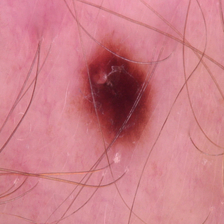
#> input picture dataset - Copy/benign/b1065.jpg, 224 x 224 px
$ python -i mole_isolation.py   (imports and definitions only)
#> lines starting #> are read from the running program, lines starting #| are printed output that depends on the picture; after the words box and inside, x2 and y2 are one past the last pixel; in counts of white or black regions, pixels touching at a corner belong together
#> further down, picture is the input picture: shape (224, 224, 3); mean B, G, R 135.7, 125.9, 204.1
import cv2
import numpy as np
from PIL import Image
import matplotlib.pyplot as plt

def isolate(loaded_image):
    cv2.imshow("Original image", loaded_image)
    gray =cv2.cvtColor(loaded_image, cv2.COLOR_BGR2GRAY)
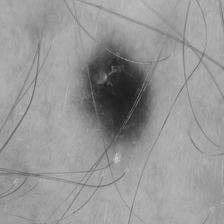
#> gray: shape (224, 224); min 30, max 197, mean 150.4
    blurred = cv2.GaussianBlur(gray, (7,7), 0)
    (T, threshInv) = cv2.threshold(blurred, 0, 255, cv2.THRESH_BINARY_INV | cv2.THRESH_OTSU)
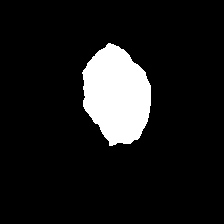
#> threshInv: shape (224, 224); 10.2% white; 1 white region, box (x1, y1, x2, y2) and area: (82, 43, 151, 146) 5141
#> T = 114
    cv2.imshow("Threshold", threshInv)
    print("Otsu's thresholding value: {}".format(T))
#| Otsu's thresholding value: 114.0
    cv2.imshow("Gray", gray)
    plot_otsu_histogram(gray, T)
#> in plot_otsu_histogram, `plt.show()`:
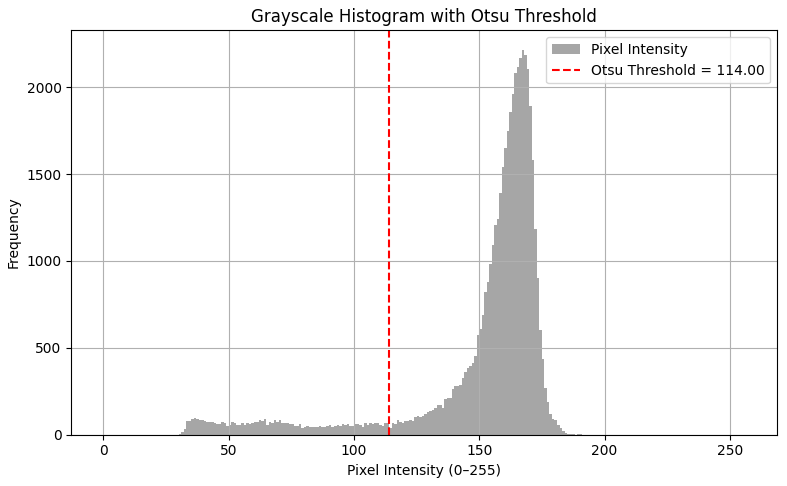
#> figure drawn by matplotlib, 1 panel; tallest bar 2216 high, from x = 167 to 168

    kernel = np.ones((7, 7), np.uint8)
    mole_mask = cv2.morphologyEx(threshInv, cv2.MORPH_CLOSE, kernel)
#> mole_mask: shape (224, 224); 10.3% white; 1 white region
    contours, _ = cv2.findContours(mole_mask, cv2.RETR_LIST, cv2.CHAIN_APPROX_SIMPLE)
#> contours = 1 contour; box (x1, y1, x2, y2) and area: (82, 43, 151, 146) 5032

    if not contours:
        print("No contours found!")
        return loaded_image, mole_mask

    max_contour = max(contours, key=cv2.contourArea)
#> max_contour = contour of 111 points, box (x1, y1, x2, y2) (82, 43, 151, 146), area 5032

    # [6 lines of commented-out code are left out]

    rect = cv2.minAreaRect(max_contour)
#> rect = ((117.4, 94.5), (70.97, 95.57), -34.44)
    box = cv2.boxPoints(rect)
#> box = [[115.2, 154], [61.11, 75.16], [119.6, 35.02], [173.7, 113.8]]
    box = np.int32(box)
#> box = [[115, 153], [61, 75], [119, 35], [173, 113]]
    (center_x, center_y), (width, height), angle = rect
#> center_x = 117.4; center_y = 94.5; width = 70.97; height = 95.57; angle = -34.44
    print(f"Bounding Box Size: width={width:.2f}, height={height:.2f}")
#| Bounding Box Size: width=70.97, height=95.57
    print(f"Bounding Box Center: x={center_x:.2f}, y={center_y:.2f}")
#| Bounding Box Center: x=117.40, y=94.50
    print(f"Rotation Angle: {angle:.2f} degrees")
#| Rotation Angle: -34.44 degrees

    # For later work
    #area = cv2.contourArea(max_contour)

    contour_image = np.zeros_like(mole_mask)
    cv2.drawContours(contour_image, [max_contour], 0, color=255, thickness=1)
#> contour_image: shape (224, 224); 0.48% white in thin lines or dots, all inside (x1, y1, x2, y2) = (82, 43, 151, 146)
    cv2.imshow("Max Contour", contour_image)

    # Black canvas used for drawing the largest contour and filling the region inside
    # New mask is being created to ensure that only mole will be isolated
    cleaned_mask = np.zeros_like(mole_mask)
    cv2.drawContours(cleaned_mask, [max_contour], 0, color=255, thickness=-1)
    cv2.imshow("Cleaned mask", cleaned_mask)

    # Apply the mask to isolate mole
    masked = cv2.bitwise_and(loaded_image, loaded_image, mask=cleaned_mask)
    cv2.imshow("Output", masked)

    print(type(masked))
#| <class 'numpy.ndarray'>
    print(type(cleaned_mask))
#| <class 'numpy.ndarray'>

    #Rotated mask
    pil_mask = Image.fromarray(cleaned_mask)
    rotated_mole_mask = pil_mask.rotate(angle, expand=False)
#> rotated_mole_mask: PIL image 224x224 L; 10.3% white; 1 white region, box (x1, y1, x2, y2) and area: (91, 53, 162, 150) 5153
    rotated_mole_mask = np.array(rotated_mole_mask)
    cv2.imshow("Rotated mask", rotated_mole_mask)

    #Rotated isolated mole
    pil_masked = Image.fromarray(masked)
    rotated_mole_masked = pil_masked.rotate(angle, expand=False)
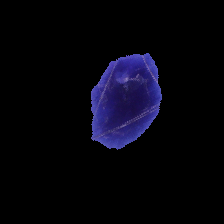
#> rotated_mole_masked: PIL image 224x224 RGB; mean R, G, B 5.3, 4.6, 13
    rotated_mole_masked = np.array(rotated_mole_masked)
    cv2.imshow("Output rotated", rotated_mole_masked)

    cv2.drawContours(masked, [box], 0, color = (0, 0, 255), thickness = 1)
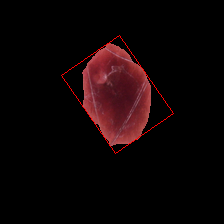
#> masked: shape (224, 224, 3); mean B, G, R 5.2, 4.5, 14.3
    cv2.circle(masked, (int(center_x), int(center_y)), 4, color = (0, 0, 255), thickness = -1)
#> masked: shape (224, 224, 3); 0.1% of pixels changed, all inside (x1, y1, x2, y2) = (113, 90, 122, 99)
    cv2.imshow("Isolated Mole with, red center of rectangle and rectangle", masked)
    center = (int(center_x), int(center_y))  #from minAreaRect
#> center = (117, 94)
    width = int(width)
#> width = 70
    height = int(height)
#> height = 95

    cropped_mole = crop_centered(rotated_mole_masked, center, width, height)
    cv2.imshow("Cropped Mole", cropped_mole)

    cropped_mask = crop_centered(rotated_mole_mask, center, width, height)
    cv2.imshow("Cropped Mole Maks", cropped_mask)
    cv2.waitKey(0)
    return cropped_mole, cropped_mask


def plot_otsu_histogram(gray_image, threshold_value):
    plt.figure(figsize=(8, 5))
    plt.hist(gray_image.ravel(), bins=256, range=(0, 256), color='gray', alpha=0.7, label='Pixel Intensity')
    plt.axvline(x=threshold_value, color='red', linestyle='--', label=f'Otsu Threshold = {threshold_value:.2f}')
    plt.title('Grayscale Histogram with Otsu Threshold')
    plt.xlabel('Pixel Intensity (0–255)')
    plt.ylabel('Frequency')
    plt.legend()
    plt.grid(True)
    plt.tight_layout()
    plt.show()

def crop_centered(matrix, center, width, height):
#> called with center = (117, 94), width = 70, height = 95
    cx, cy = center
#> cx = 117; cy = 94
    start_x = cx - width // 2
#> start_x = 82
    start_y = cy - height // 2
#> start_y = 47

    # To ensure the crop stays inside the image
    start_x = max(0, start_x)
    start_y = max(0, start_y)
    end_x = min(matrix.shape[1], start_x + width)
#> end_x = 152
    end_y = min(matrix.shape[0], start_y + height)
#> end_y = 142

    cropped = matrix[start_y:end_y, start_x:end_x]
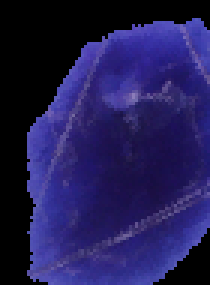
#> cropped: shape (95, 70, 3) (shown 3 times larger); mean R, G, B 34.3, 29, 84.9
    return cropped

>>> import cv2
>>> picture = cv2.imread('dataset - Copy/benign/b1065.jpg')
>>> result = isolate(picture)
#> call 2 of crop_centered, with center = (117, 94), width = 70, height = 95
#> in crop_centered (call 2), `cropped = matrix[start_y:end_y, start_x:end_x]`:
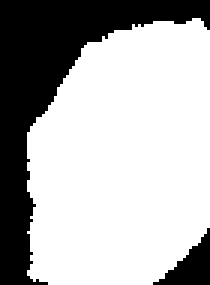
#> cropped: shape (95, 70) (shown 3 times larger); 69.2% white; 2 black regions, box (x1, y1, x2, y2) and area: (0, 0, 70, 95) 1883, (51, 76, 70, 95) 165

$ run again, on dataset - Copy/benign/b11.jpg
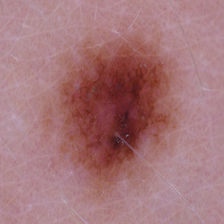
#> input picture dataset - Copy/benign/b11.jpg, 224 x 224 px
#> picture is the input picture: shape (224, 224, 3); mean B, G, R 122.1, 118.2, 165
#> in isolate, `(T, threshInv) = cv2.threshold(blurred, 0, 255, cv2.THRESH_BINARY_INV ..`:
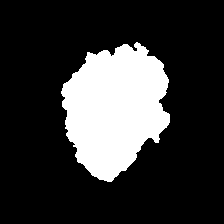
#> threshInv: shape (224, 224); 20.9% white; 1 white region, box (x1, y1, x2, y2) and area: (61, 42, 170, 182) 10508
#> T = 114
#| Otsu's thresholding value: 114.0
#> mole_mask: shape (224, 224); 21.2% white; 1 white region
#> contours = 1 contour; box (x1, y1, x2, y2) and area: (61, 42, 170, 182) 10434
#> max_contour = contour of 173 points, box (x1, y1, x2, y2) (61, 42, 170, 182), area 10434
#> rect = ((117.8, 112.3), (108.9, 134.1), -8.13)
#> in isolate, `box = cv2.boxPoints(rect)`: box = [[73.34, 186.4], [54.38, 53.66], [162.2, 38.26], [181.1, 171]]
#> in isolate, `box = np.int32(box)`: box = [[73, 186], [54, 53], [162, 38], [181, 170]]
#> in isolate, `(center_x, center_y), (width, height), angle = rect`: center_x = 117.8; center_y = 112.3; width = 108.9; height = 134.1; angle = -8.13
#| Bounding Box Size: width=108.89, height=134.07
#| Bounding Box Center: x=117.76, y=112.32
#| Rotation Angle: -8.13 degrees
#> contour_image: shape (224, 224); 0.77% white in thin lines or dots, all inside (x1, y1, x2, y2) = (61, 42, 170, 182)
#| <class 'numpy.ndarray'>
#| <class 'numpy.ndarray'>
#> rotated_mole_mask: PIL image 224x224 L; 21.2% white; 1 white region, box (x1, y1, x2, y2) and area: (63, 46, 173, 181) 10623
#> center = (117, 112)
#> in isolate, `width = int(width)`: width = 108
#> in isolate, `height = int(height)`: height = 134
#> cx = 117; cy = 112
#> start_x = 63
#> start_y = 45
#> end_x = 171
#> end_y = 179
#> in crop_centered (call 2), `cropped = matrix[start_y:end_y, start_x:end_x]`:
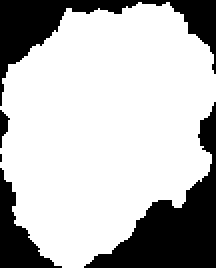
#> cropped: shape (134, 108) (shown 2 times larger); 73.3% white; 5 black regions (1 under 20 px), largest, box (x1, y1, x2, y2) and area: (42, 51, 108, 134) 1838, (0, 0, 108, 53) 1406, (0, 84, 31, 134) 573, (0, 55, 5, 74) 50

$ run again, on dataset - Copy/benign/b1190.jpg
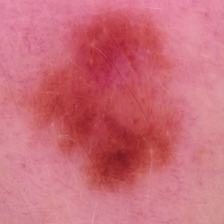
#> input picture dataset - Copy/benign/b1190.jpg, 224 x 224 px
#> picture is the input picture: shape (224, 224, 3); mean B, G, R 121.9, 108.3, 204.1
#> in isolate, `(T, threshInv) = cv2.threshold(blurred, 0, 255, cv2.THRESH_BINARY_INV ..`:
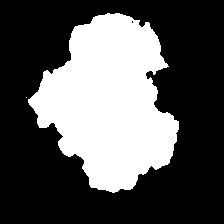
#> threshInv: shape (224, 224); 34% white; 2 white regions (1 under 20 px), largest, box (x1, y1, x2, y2) and area: (28, 13, 179, 193) 17070
#> T = 130
#| Otsu's thresholding value: 130.0
#> mole_mask: shape (224, 224); 34.4% white; 1 white region
#> contours = 1 contour; box (x1, y1, x2, y2) and area: (26, 13, 179, 193) 16975
#> max_contour = contour of 251 points, box (x1, y1, x2, y2) (26, 13, 179, 193), area 16975
#> rect = ((112, 101.2), (149.5, 165.8), -34.44)
#> in isolate, `box = cv2.boxPoints(rect)`: box = [[97.19, 211.9], [3.41, 75.09], [126.7, -9.47], [220.5, 127.3]]
#> in isolate, `box = np.int32(box)`: box = [[97, 211], [3, 75], [126, -9], [220, 127]]
#> in isolate, `(center_x, center_y), (width, height), angle = rect`: center_x = 112; center_y = 101.2; width = 149.5; height = 165.8; angle = -34.44
#| Bounding Box Size: width=149.54, height=165.84
#| Bounding Box Center: x=111.96, y=101.20
#| Rotation Angle: -34.44 degrees
#> contour_image: shape (224, 224); 1.1% white in thin lines or dots, all inside (x1, y1, x2, y2) = (26, 13, 179, 193)
#| <class 'numpy.ndarray'>
#| <class 'numpy.ndarray'>
#> rotated_mole_mask: PIL image 224x224 L; 34.4% white; 1 white region, box (x1, y1, x2, y2) and area: (43, 20, 193, 187) 17251
#> center = (111, 101)
#> in isolate, `width = int(width)`: width = 149
#> in isolate, `height = int(height)`: height = 165
#> cx = 111; cy = 101
#> start_x = 37
#> start_y = 19
#> end_x = 186
#> end_y = 184
#> in crop_centered (call 2), `cropped = matrix[start_y:end_y, start_x:end_x]`:
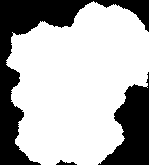
#> cropped: shape (165, 149); 69.2% white; 3 black regions, box (x1, y1, x2, y2) and area: (0, 0, 149, 165) 5082, (98, 72, 149, 165) 2437, (56, 160, 77, 165) 54

$ run again, on dataset - Copy/benign/b1192.jpg
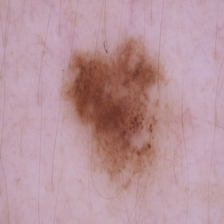
#> input picture dataset - Copy/benign/b1192.jpg, 224 x 224 px
#> picture is the input picture: shape (224, 224, 3); mean B, G, R 156.3, 149, 185
#> threshInv: shape (224, 224); 16.8% white; 3 white regions (2 under 20 px), largest, box (x1, y1, x2, y2) and area: (65, 40, 162, 177) 8404
#> T = 139
#| Otsu's thresholding value: 139.0
#> mole_mask: shape (224, 224); 17.2% white; 1 white region
#> contours = 1 contour; box (x1, y1, x2, y2) and area: (65, 40, 162, 177) 8409
#> max_contour = contour of 188 points, box (x1, y1, x2, y2) (65, 40, 162, 177), area 8409
#> rect = ((118.9, 109.5), (97.76, 130.1), -13.78)
#> in isolate, `box = cv2.boxPoints(rect)`: box = [[86.9, 184.3], [55.91, 57.93], [150.9, 34.64], [181.8, 161]]
#> in isolate, `box = np.int32(box)`: box = [[86, 184], [55, 57], [150, 34], [181, 160]]
#> in isolate, `(center_x, center_y), (width, height), angle = rect`: center_x = 118.9; center_y = 109.5; width = 97.76; height = 130.1; angle = -13.78
#| Bounding Box Size: width=97.76, height=130.09
#| Bounding Box Center: x=118.88, y=109.46
#| Rotation Angle: -13.78 degrees
#> contour_image: shape (224, 224); 0.81% white in thin lines or dots, all inside (x1, y1, x2, y2) = (65, 40, 162, 177)
#| <class 'numpy.ndarray'>
#| <class 'numpy.ndarray'>
#> rotated_mole_mask: PIL image 224x224 L; 17.2% white; 1 white region, box (x1, y1, x2, y2) and area: (70, 46, 169, 177) 8614
#> center = (118, 109)
#> in isolate, `width = int(width)`: width = 97
#> in isolate, `height = int(height)`: height = 130
#> cx = 118; cy = 109
#> start_x = 70
#> start_y = 44
#> end_x = 167
#> end_y = 174
#> in crop_centered (call 2), `cropped = matrix[start_y:end_y, start_x:end_x]`:
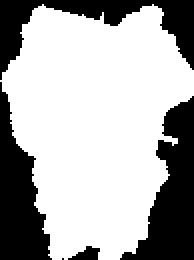
#> cropped: shape (130, 97) (shown 2 times larger); 68% white; 5 black regions (1 under 20 px), largest, box (x1, y1, x2, y2) and area: (60, 48, 97, 130) 1488, (0, 41, 26, 130) 1271, (0, 0, 97, 40) 1214, (34, 123, 50, 130) 67
